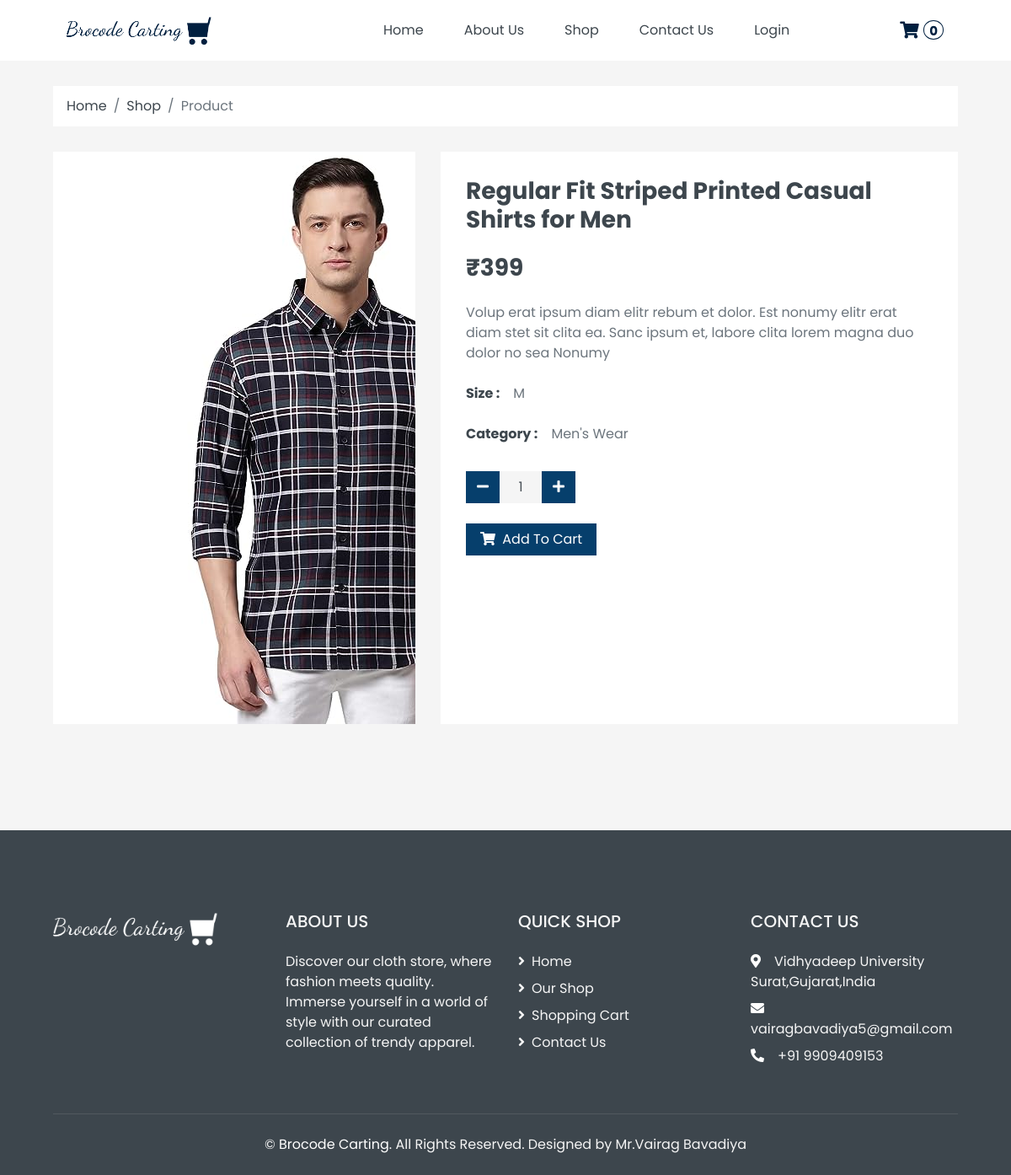
The page /product.php?id=51 on the database as committed earlier.
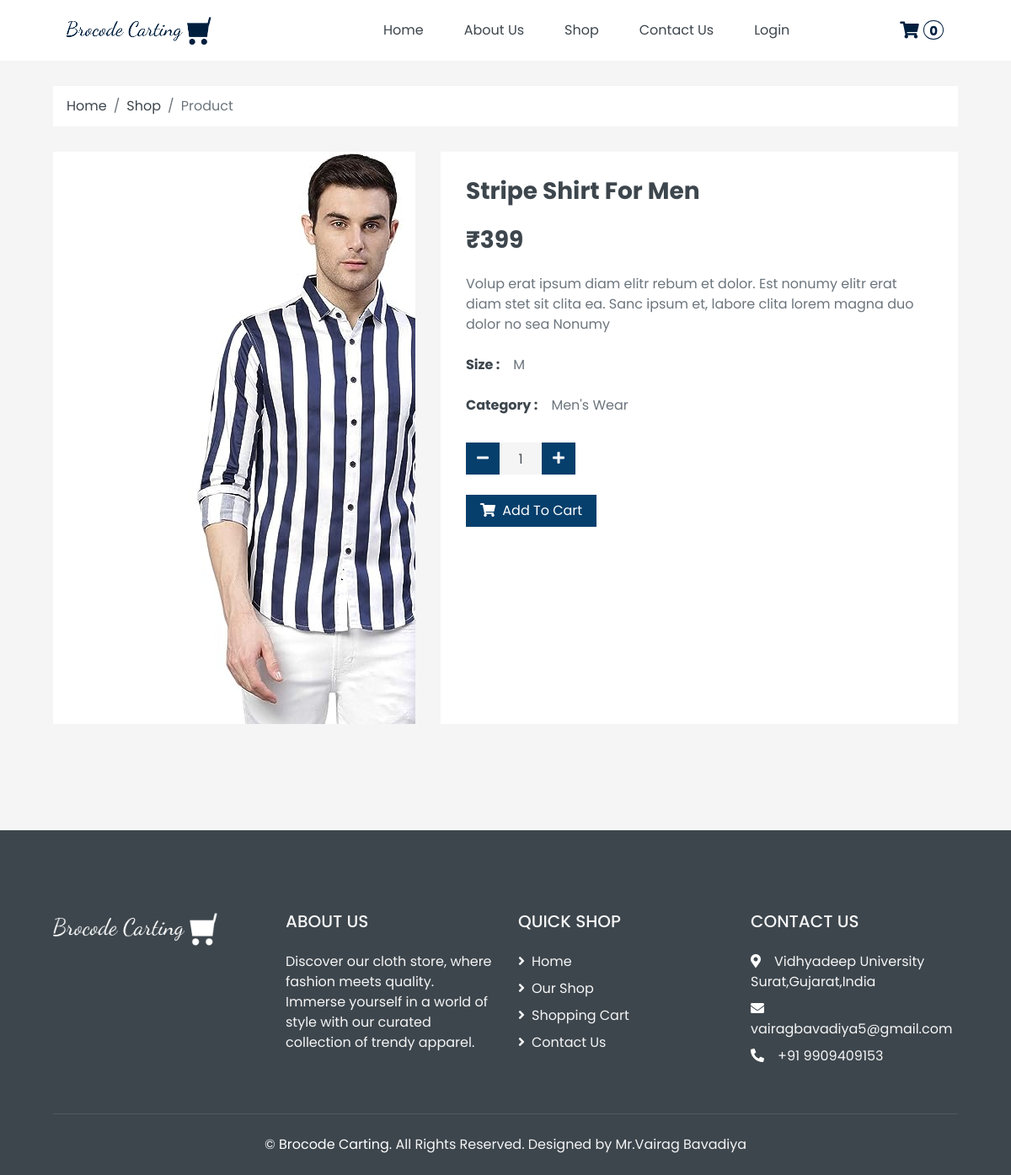
The same page on the database as committed later.
### tables this page shows
CREATE TABLE `product` (
  `id` int(20) NOT NULL,
  `category_id` int(20) NOT NULL,
  `variants_id` int(20) NOT NULL,
  `attribute_id` int(20) NOT NULL,
  `p_name` varchar(200) NOT NULL,
  `p_image` varchar(200) DEFAULT NULL,
  `p_description` longtext NOT NULL,
  `stock` int(50) NOT NULL,
  `price` int(50) NOT NULL,
  `created_by` int(20) DEFAULT NULL,
  `updated_by` int(20) DEFAULT NULL,
  `created_at` datetime DEFAULT NULL,
  `updated_at` datetime DEFAULT NULL,
  `is_active` tinyint(1) NOT NULL
);

CREATE TABLE `variants` (
  `id` int(20) NOT NULL,
  `var_name` varchar(50) NOT NULL,
  `created_at` datetime DEFAULT NULL,
  `updated_at` datetime DEFAULT NULL,
  `created_by` int(20) DEFAULT NULL,
  `updated_by` int(20) DEFAULT NULL,
  `is_active` tinyint(1) NOT NULL
);

CREATE TABLE `attribute` (
  `id` int(20) NOT NULL,
  `variants_id` int(20) NOT NULL,
  `attribute_name` varchar(50) NOT NULL,
  `attribute_image` varchar(150) DEFAULT NULL,
  `created_by` int(20) DEFAULT NULL,
  `updated_by` int(11) DEFAULT NULL,
  `created_at` datetime DEFAULT NULL,
  `updated_at` datetime DEFAULT NULL,
  `is_active` tinyint(1) NOT NULL
);

CREATE TABLE `category` (
  `id` int(20) NOT NULL,
  `category_name` varchar(50) NOT NULL,
  `category_description` longtext NOT NULL,
  `image` varchar(200) NOT NULL,
  `created_by` int(50) NOT NULL,
  `updated_by` int(50) NOT NULL,
  `created_at` datetime NOT NULL,
  `updated_at` datetime NOT NULL,
  `is_active` tinyint(1) NOT NULL
);

### product.php (the view, shortened to what this page needs)
<?php
require("header.php");
$id = $_GET['id'];
$sql = "SELECT p.id,p.category_id,p.attribute_id,p.variants_id,p.p_name,p.p_image,p.p_description,p.price,p.stock,c.category_name,v.var_name,a.attribute_name from product as p,variants as v,attribute as a,category as c where p.id = " . $id . " and p.category_id = c.id and p.variants_id = v.id and p.attribute_id = a.id";
$result = $conn->query($sql);
$row = mysqli_fetch_assoc($result);
?>
<div class="container-fluid">
    <div class="row px-xl-5">
        <div class="col-12">
            <nav class="breadcrumb bg-light mb-30">
                <a class="breadcrumb-item text-dark" href="index.php">Home</a>
                <a class="breadcrumb-item text-dark" href="shop.php">Shop</a>
                <span class="breadcrumb-item active">Product</span>
            </nav>
        </div>
    </div>
</div>
<div class="container-fluid pb-5">
    <div class="row px-xl-5">
        <div class="col-lg-5 mb-30">
            <div id="product-carousel single-product" class="carousel" data-ride="carousel">
                <div class="carousel-inner bg-light">
                    <div class="carousel-item active text-center">
                        <img class="" src="/e-commerce/admin/products/<?php echo $row['p_image']; ?>" alt="Image">
                    </div>
                </div>
            </div>
        </div>
        <div class="col-lg-7 h-auto mb-30">
            <div class="h-100 bg-light p-30">
                <h3><?php echo $row['p_name']; ?></h3>
                <h3 class="font-weight-semi-bold mb-4"><?php echo '₹' . $row['price']; ?></h3>
                <p class="mb-4">Volup erat ipsum diam elitr rebum et dolor. Est nonumy elitr erat diam stet sit
                    clita ea. Sanc ipsum et, labore clita lorem magna duo dolor no sea
                    Nonumy</p>
                <div class="d-flex mb-3">
                    <strong class="text-dark mr-3"><?php echo $row['var_name'] ?> :</strong>
                    <label for="size-1"><?php echo $row['attribute_name'] ?></label>
                </div>
                <div class="d-flex mb-3">
                    <strong class="text-dark mr-3">Category :</strong>
                    <label for="size-1"><?php echo $row['category_name'] ?></label>
                </div>
                <form method="post" class="product-cart-action">
                    <div class="d-flex align-items-center mb-4 pt-2">
                        <div class="input-group quantity mr-3" style="width: 130px;">
                            <div class="input-group-btn">
                                <button class="btn text-white custom-dark-btn btn-minus">
                                    <i class="fa fa-minus"></i>
                                </button>
                            </div>
                            <input type="text" class="qty form-control bg-secondary border-0 text-center" value="1" name="product_qty">
                            <div class="input-group-btn">
                                <button class="btn text-white custom-dark-btn btn-plus">
                                    <i class="fa fa-plus"></i>
                                </button>
                            </div>
                        </div>
                    </div>
                    <div class="d-flex mb-4">
                        <button class="btn text-white custom-dark-btn px-3 add-to-cart" data-product="<?php echo $row['id']; ?>">
                            <i class="fa fa-shopping-cart mr-1"></i> Add To Cart
                        </button>
                    </div>
                </form>
            </div>
        </div>
    </div>
</div>
<?php require("footer.php"); ?>

Rows that differ between the two databases and show on the page:
changed product "Size": p_image: a different picture; p_name "Regular Fit Striped Printed Casual Shirts for Men" → "Stripe Shirt For Men"
